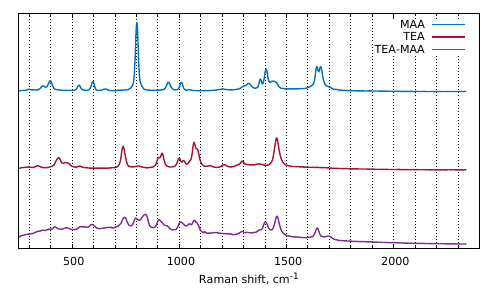

The gnuplot source for this figure:
set term pdfcairo lw 2
set output '3TEA.pdf'
set border lw 0.5
load 'parula.pal'
set xrange [250:2400]
set yrange [0:180000]

set mxtics 5
set grid xtics mxtics
unset ytics
set xlabel "Raman shift, cm^{-1}"
plot\
'02_MAA.txt' u 1:($2+2*60000) t 'MAA' w l ls 11,\
'03_TEA.txt' u 1:($2+1*60000) t 'TEA' w l ls 17,\
'04_TEA-MAA.txt' u 1:($2+3000) t 'TEA-MAA' w l ls 14
